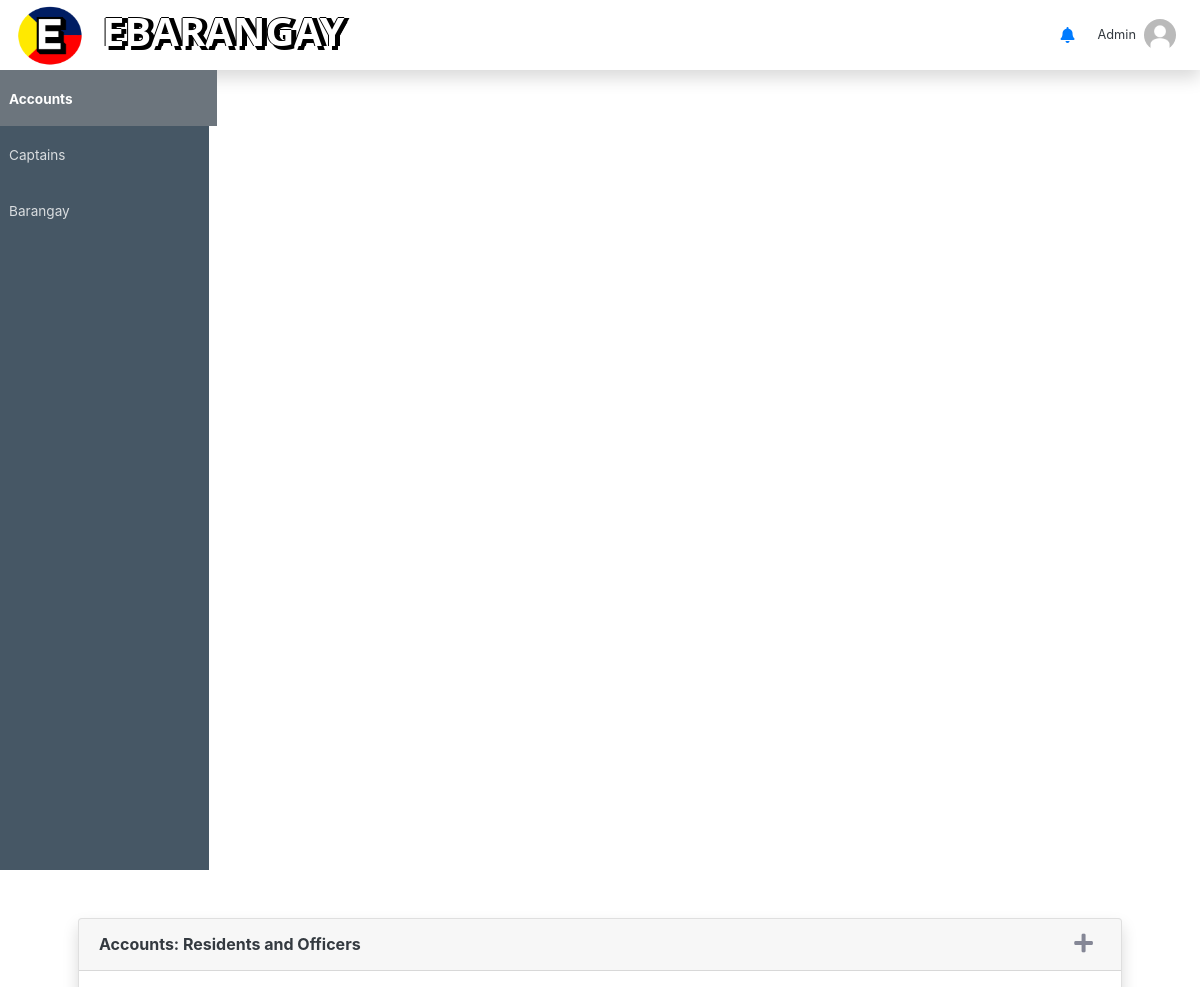
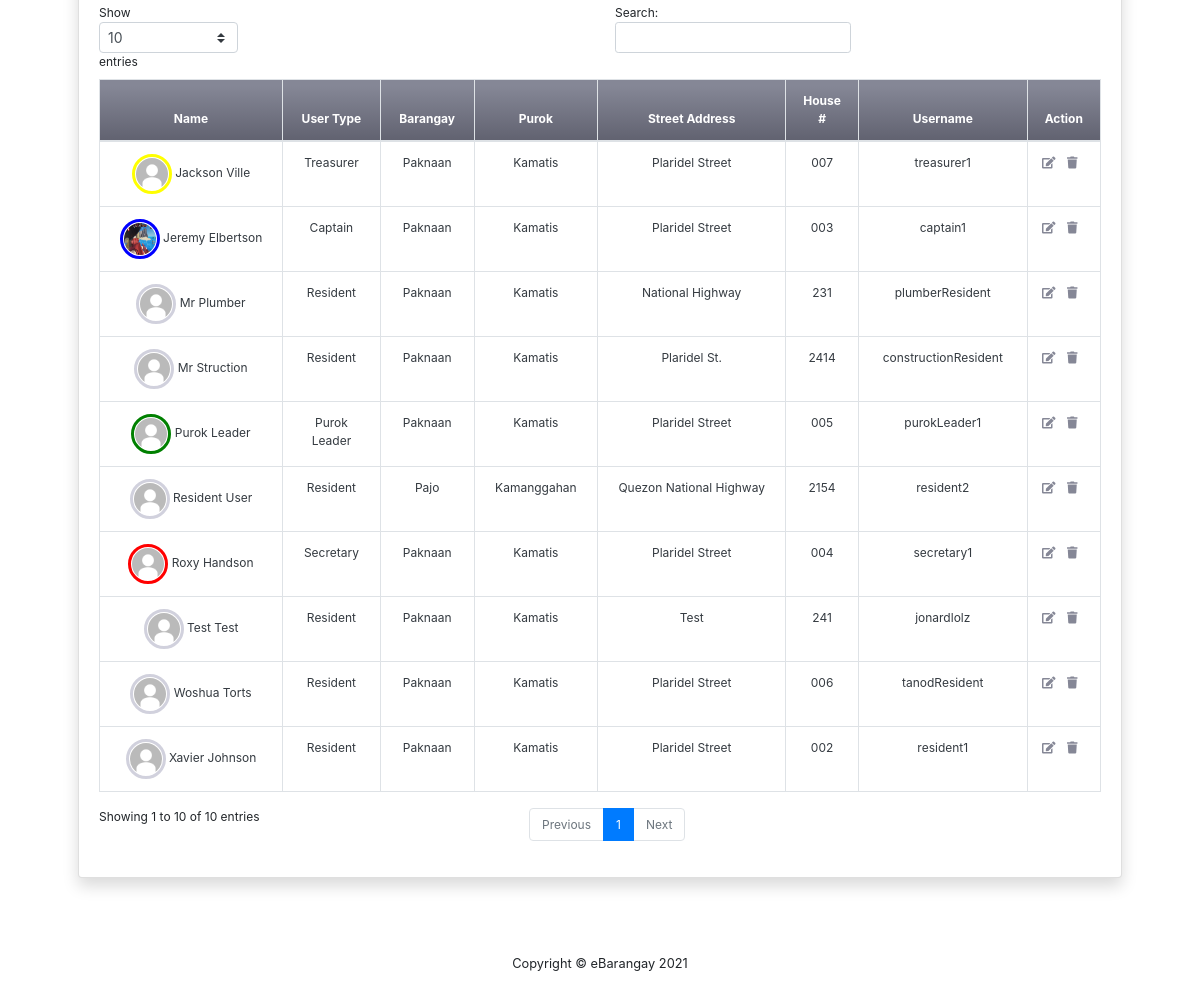
/account.php (signed in), run on the app's committed database (2 pictures, top to bottom).
### tables this page shows
CREATE TABLE `users` (
  `UsersID` int(11) NOT NULL,
  `Firstname` varchar(50) NOT NULL,
  `Middlename` varchar(50) DEFAULT NULL,
  `Lastname` varchar(50) NOT NULL,
  `dateofbirth` varchar(50) NOT NULL,
  `civilStat` varchar(50) NOT NULL,
  `emailAdd` varchar(50) NOT NULL,
  `username` varchar(50) NOT NULL,
  `usersPwd` varchar(255) DEFAULT NULL,
  `userGender` varchar(50) DEFAULT NULL,
  `userType` varchar(50) DEFAULT NULL,
  `profile_pic` varchar(129) DEFAULT NULL,
  `userBarangay` varchar(50) DEFAULT NULL,
  `userPurok` varchar(50) DEFAULT NULL,
  `phoneNum` varchar(20) DEFAULT NULL,
  `teleNum` varchar(20) DEFAULT NULL,
  `VerifyStatus` varchar(20) NOT NULL DEFAULT 'Pending',
  `userCity` varchar(30) NOT NULL DEFAULT 'None',
  `Status` varchar(20) NOT NULL DEFAULT 'Active',
  `landlordName` varchar(50) DEFAULT 'None',
  `landlordContact` varchar(50) DEFAULT 'NONE',
  `barangayPos` varchar(50) DEFAULT 'None',
  `userAddress` varchar(50) DEFAULT NULL,
  `userHouseNum` varchar(50) DEFAULT NULL,
  `IsLandlord` varchar(20) NOT NULL DEFAULT 'False',
  `isRenting` varchar(20) NOT NULL DEFAULT 'False',
  `startedLiving` date NOT NULL DEFAULT '0000-00-00'
);

### account.php (the view, shortened to what this page needs)
<?php include_once "header.php" ?>
<div class="container p-4">
<div class="card shadow mb-4 m-4">
    <div class="card-header py-3 d-flex justify-content-between">
            <h6 class="m-0 font-weight-bold text-dark">Accounts: Residents and Officers</h6>
            <a class="fas fa-plus fa-lg mr-2 text-gray-600 add_account" href="javascript:void(0)"></a>
    </div>
    <div class="card-body" style="font-size: 75%">
        <div class="table-responsive">
            <table class="table table-bordered text-center text-dark"
                id="dataTable" width="100%" cellspacing="0" cellpadding="0">
                <thead >
                    <tr class="bg-gradient-secondary text-white">
                        <th scope="col">Name</th>
                        <th scope="col">User Type</th>
                        <th scope="col">Barangay</th>
                        <th scope="col">Purok</th>
                        <th>Street Address</th>
                        <th>House #</th>
                        <th scope="col">Username</th>
                        <th scope="col">Action</th>
                    </tr>
                </thead>
                <tbody>
                    <?php
                        $accounts = $conn->query("SELECT *, concat(Firstname, ' ', Lastname) as name FROM users WHERE Status='Active'");
                        while($row=$accounts->fetch_assoc()):
                            if($row["userType"] == "Admin"){
                                continue;
                            }
                    ?>
                    <tr>
                        <td>
                            <img class="img-profile rounded-circle <?php
                                if($row["userType"] == "Resident"){
                                    echo "img-res-profile";
                                }
                                elseif($row["userType"] == "Purok Leader"){
                                    echo "img-purokldr-profile";
                                }
                                elseif($row["userType"] == "Captain"){
                                    echo "img-capt-profile";
                                }
                                elseif($row["userType"] == "Secretary"){
                                    echo "img-sec-profile";
                                }
                                elseif($row["userType"] == "Treasurer"){
                                    echo "img-treas-profile";
                                }
                                elseif($row["userType"] == "Admin"){
                                    echo "img-admin-profile";
                                }
                            ?>" src="img/<?php echo $row["profile_pic"] ?>" width="40" height="40"/>
                            <?php echo $row["name"] ?>
                        </td>
                        <td><?php echo $row["userType"] ?></td>
                        <td><?php echo $row["userBarangay"] ?></td>
                        <td><?php echo $row["userPurok"] ?></td>
                        <td><?php echo $row["userAddress"] ?></td>
                        <td><?php echo $row["userHouseNum"] ?></td>
                        <td><?php echo $row["username"] ?></td>
                        <td>
                            <a class="fas fa-edit fa-md mr-2 text-gray-600 edit_account" data-id="<?php echo $row['UsersID'] ?>" href="javascript:void(0)"></a>
                            <a class="fas fa-trash fa-md mr-2 text-gray-600 deactivate_account" data-id="<?php echo $row['UsersID'] ?>" href="javascript:void(0)"></a>
                        </td>
                    </tr>
                    <?php endwhile; ?>
                </tbody>
            </table>
        </div>
    </div>
</div>
</div>
</div>
</div>
<?php include_once "footer.php" ?>

### css/cb2.css (style rules this page uses)
.img-res-profile { padding: 1px; border: 3px solid rgb(209, 209, 221); }
.img-purokldr-profile { padding: 1px; border: 3px solid green; }
.img-capt-profile { padding: 1px; border: 3px solid blue; }
.img-sec-profile { padding: 1px; border: 3px solid red; }
.img-treas-profile { padding: 1px; border: 3px solid yellow; }

### data on the page
users: profile_pic (picture), name "Xavier Johnson", userType "Resident", userBarangay "Paknaan", userPurok "Kamatis", userAddress "Plaridel Street", userHouseNum "002", username "resident1"
users: profile_pic (picture), name "Jeremy Elbertson", userType "Captain", userBarangay "Paknaan", userPurok "Kamatis", userAddress "Plaridel Street", userHouseNum "003", username "captain1"
users: profile_pic (picture), name "Roxy Handson", userType "Secretary", userBarangay "Paknaan", userPurok "Kamatis", userAddress "Plaridel Street", userHouseNum "004", username "secretary1"
users: profile_pic (picture), name "Purok Leader", userType "Purok Leader", userBarangay "Paknaan", userPurok "Kamatis", userAddress "Plaridel Street", userHouseNum "005", username "purokLeader1"
users: profile_pic (picture), name "Resident User", userType "Resident", userBarangay "Pajo", userPurok "Kamanggahan", userAddress "Quezon National Highway", userHouseNum "2154", username "resident2"
users: profile_pic (picture), name "Woshua Torts", userType "Resident", userBarangay "Paknaan", userPurok "Kamatis", userAddress "Plaridel Street", userHouseNum "006", username "tanodResident"
users: profile_pic (picture), name "Jackson Ville", userType "Treasurer", userBarangay "Paknaan", userPurok "Kamatis", userAddress "Plaridel Street", userHouseNum "007", username "treasurer1"
users: profile_pic (picture), name "Mr Plumber", userType "Resident", userBarangay "Paknaan", userPurok "Kamatis", userAddress "National Highway", userHouseNum "231", username "plumberResident"
users: profile_pic (picture), name "Mr Struction", userType "Resident", userBarangay "Paknaan", userPurok "Kamatis", userAddress "Plaridel St.", userHouseNum "2414", username "constructionResident"
users: profile_pic (picture), name "Test Test", userType "Resident", userBarangay "Paknaan", userPurok "Kamatis", userAddress "Test", userHouseNum "241", username "jonardlolz"
